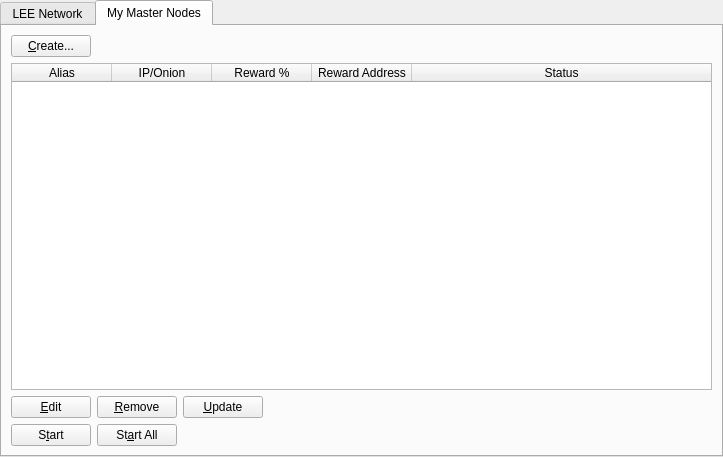
<?xml version="1.0" encoding="UTF-8"?>
<ui version="4.0">
 <class>MasternodeManager</class>
 <widget class="QWidget" name="MasternodeManager">
  <property name="geometry">
   <rect>
    <x>0</x>
    <y>0</y>
    <width>723</width>
    <height>457</height>
   </rect>
  </property>
  <property name="windowTitle">
   <string>Form</string>
  </property>
  <layout class="QVBoxLayout" name="topLayout">
   <property name="leftMargin">
    <number>0</number>
   </property>
   <property name="topMargin">
    <number>0</number>
   </property>
   <property name="rightMargin">
    <number>0</number>
   </property>
   <property name="bottomMargin">
    <number>0</number>
   </property>
   <item>
    <layout class="QVBoxLayout" name="verticalLayout">
     <property name="bottomMargin">
      <number>0</number>
     </property>
     <item>
      <widget class="QTabWidget" name="tabWidget">
       <property name="currentIndex">
        <number>1</number>
       </property>
       <widget class="QWidget" name="tab">
        <attribute name="title">
         <string>LEE Network</string>
        </attribute>
        <layout class="QGridLayout" name="gridLayout">
         <item row="1" column="0">
          <widget class="QTableWidget" name="tableWidgetMasternodes">
           <property name="editTriggers">
            <set>QAbstractItemView::NoEditTriggers</set>
           </property>
           <property name="alternatingRowColors">
            <bool>true</bool>
           </property>
           <property name="selectionBehavior">
            <enum>QAbstractItemView::SelectRows</enum>
           </property>
           <property name="sortingEnabled">
            <bool>true</bool>
           </property>
           <attribute name="horizontalHeaderStretchLastSection">
            <bool>true</bool>
           </attribute>
           <column>
            <property name="text">
             <string>Address</string>
            </property>
           </column>
           <column>
            <property name="text">
             <string>Protocol</string>
            </property>
           </column>
           <column>
            <property name="text">
             <string>Active</string>
            </property>
           </column>
           <column>
            <property name="text">
             <string>Active (secs)</string>
            </property>
           </column>
           <column>
            <property name="text">
             <string>Last Seen</string>
            </property>
           </column>
           <column>
            <property name="text">
             <string>Pubkey</string>
            </property>
           </column>
          </widget>
         </item>
         <item row="0" column="0">
          <layout class="QHBoxLayout" name="horizontalLayout_3">
           <property name="bottomMargin">
            <number>0</number>
           </property>
           <item>
            <widget class="QLabel" name="label_2">
             <property name="text">
              <string>LEE Node Count:</string>
             </property>
            </widget>
           </item>
           <item>
            <widget class="QLabel" name="countLabel">
             <property name="text">
              <string>0</string>
             </property>
            </widget>
           </item>
           <item>
            <spacer name="horizontalSpacer_3">
             <property name="orientation">
              <enum>Qt::Horizontal</enum>
             </property>
             <property name="sizeHint" stdset="0">
              <size>
               <width>40</width>
               <height>20</height>
              </size>
             </property>
            </spacer>
           </item>
          </layout>
         </item>
        </layout>
       </widget>
       <widget class="QWidget" name="tab_2">
        <attribute name="title">
         <string>My Master Nodes</string>
        </attribute>
        <layout class="QGridLayout" name="gridLayout_2">
         <item row="0" column="0">
          <layout class="QVBoxLayout" name="verticalLayout_2">
           <property name="bottomMargin">
            <number>0</number>
           </property>
           <item>
            <layout class="QHBoxLayout" name="horizontalLayout">
             <item>
              <widget class="QPushButton" name="createButton">
               <property name="text">
                <string>&amp;Create...</string>
               </property>
              </widget>
             </item>
             <item>
              <spacer name="horizontalSpacer">
               <property name="orientation">
                <enum>Qt::Horizontal</enum>
               </property>
               <property name="sizeHint" stdset="0">
                <size>
                 <width>40</width>
                 <height>20</height>
                </size>
               </property>
              </spacer>
             </item>
            </layout>
           </item>
           <item>
            <widget class="QTableWidget" name="tableWidget_2">
             <property name="minimumSize">
              <size>
               <width>695</width>
               <height>0</height>
              </size>
             </property>
             <property name="editTriggers">
              <set>QAbstractItemView::NoEditTriggers</set>
             </property>
             <property name="alternatingRowColors">
              <bool>true</bool>
             </property>
             <property name="selectionMode">
              <enum>QAbstractItemView::SingleSelection</enum>
             </property>
             <property name="selectionBehavior">
              <enum>QAbstractItemView::SelectRows</enum>
             </property>
             <attribute name="horizontalHeaderStretchLastSection">
              <bool>true</bool>
             </attribute>
             <column>
              <property name="text">
               <string>Alias</string>
              </property>
             </column>
             <column>
              <property name="text">
               <string>IP/Onion</string>
              </property>
             </column>
             <column>
              <property name="text">
               <string>Reward %</string>
              </property>
             </column>
             <column>
              <property name="text">
               <string>Reward Address</string>
              </property>
             </column>
             <column>
              <property name="text">
               <string>Status</string>
              </property>
             </column>
            </widget>
           </item>
           <item>
            <layout class="QHBoxLayout" name="horizontalLayout_2">
             <property name="bottomMargin">
              <number>0</number>
             </property>
             <item>
              <widget class="QPushButton" name="editButton">
               <property name="text">
                <string>&amp;Edit</string>
               </property>
              </widget>
             </item>
             <item>
              <widget class="QPushButton" name="removeButton">
               <property name="text">
                <string>&amp;Remove</string>
               </property>
              </widget>
             </item>
             <item>
              <widget class="QPushButton" name="UpdateButton">
               <property name="text">
                <string>&amp;Update</string>
               </property>
              </widget>
             </item>
             <item>
              <spacer name="horizontalSpacer_2">
               <property name="orientation">
                <enum>Qt::Horizontal</enum>
               </property>
               <property name="sizeHint" stdset="0">
                <size>
                 <width>40</width>
                 <height>20</height>
                </size>
               </property>
              </spacer>
             </item>
            </layout>
           </item>
           <item>
            <layout class="QHBoxLayout" name="horizontalLayout_4">
             <property name="bottomMargin">
              <number>0</number>
             </property>
            </layout>
           </item>
           <item>
            <layout class="QHBoxLayout" name="horizontalLayout_5">
             <property name="bottomMargin">
              <number>0</number>
             </property>
             <item>
              <widget class="QPushButton" name="startButton">
               <property name="text">
                <string>S&amp;tart</string>
               </property>
              </widget>
             </item>
             <item>
              <widget class="QPushButton" name="startAllButton">
               <property name="text">
                <string>St&amp;art All</string>
               </property>
              </widget>
             </item>
             <item>
              <spacer name="horizontalSpacer_5">
               <property name="orientation">
                <enum>Qt::Horizontal</enum>
               </property>
               <property name="sizeHint" stdset="0">
                <size>
                 <width>40</width>
                 <height>20</height>
                </size>
               </property>
              </spacer>
             </item>
            </layout>
           </item>
          </layout>
         </item>
        </layout>
       </widget>
      </widget>
     </item>
    </layout>
   </item>
  </layout>
 </widget>
 <resources/>
 <connections/>
</ui>
